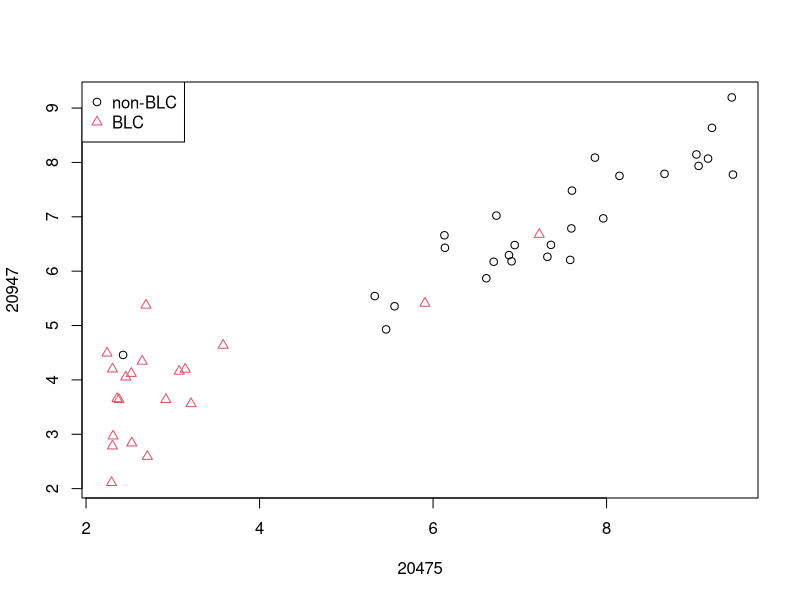
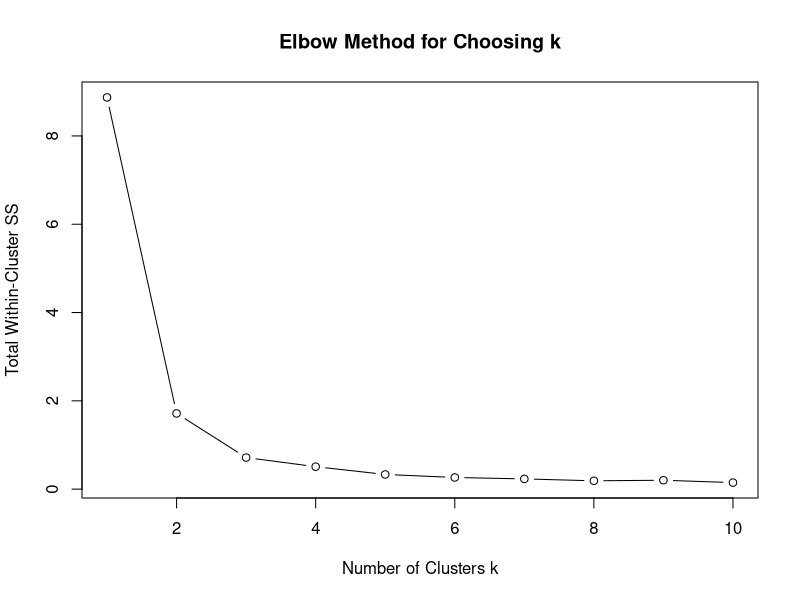
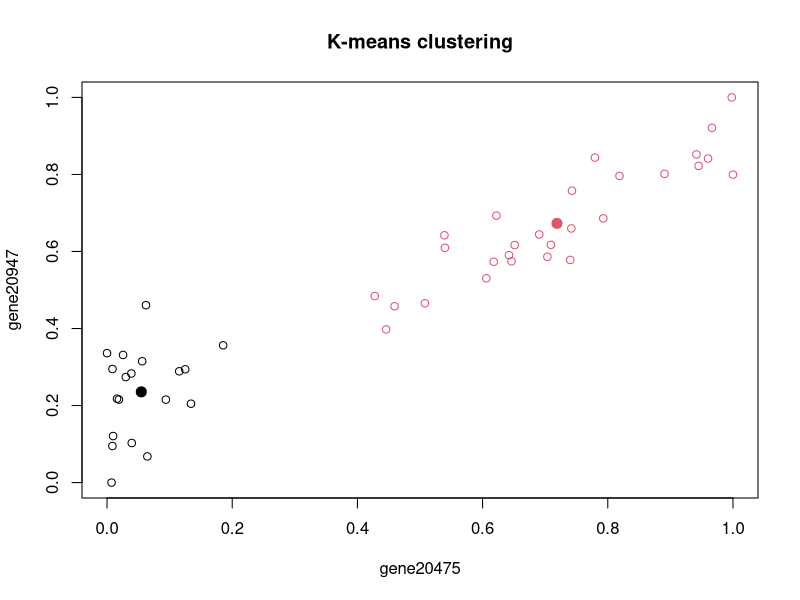
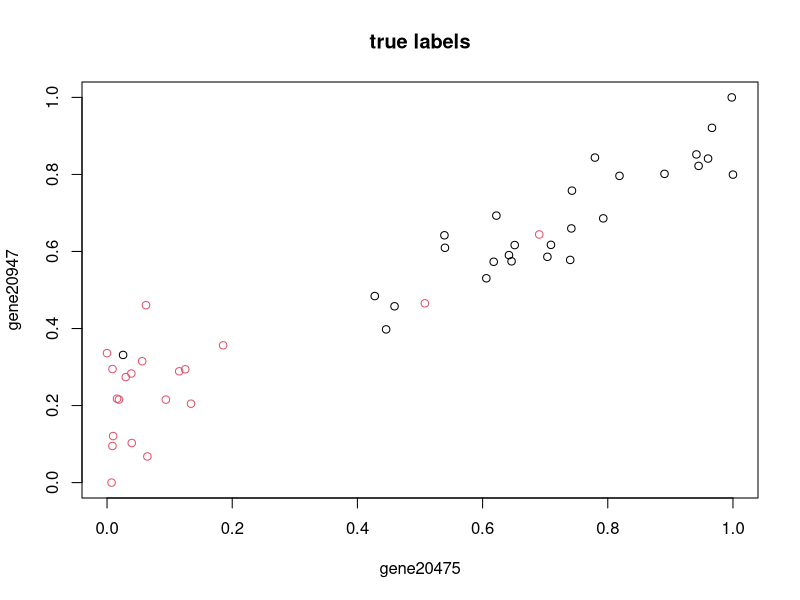
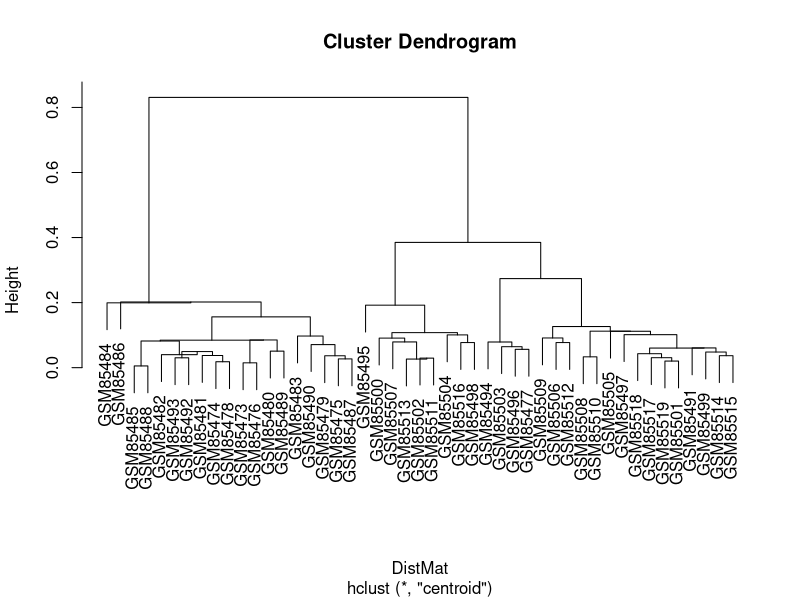
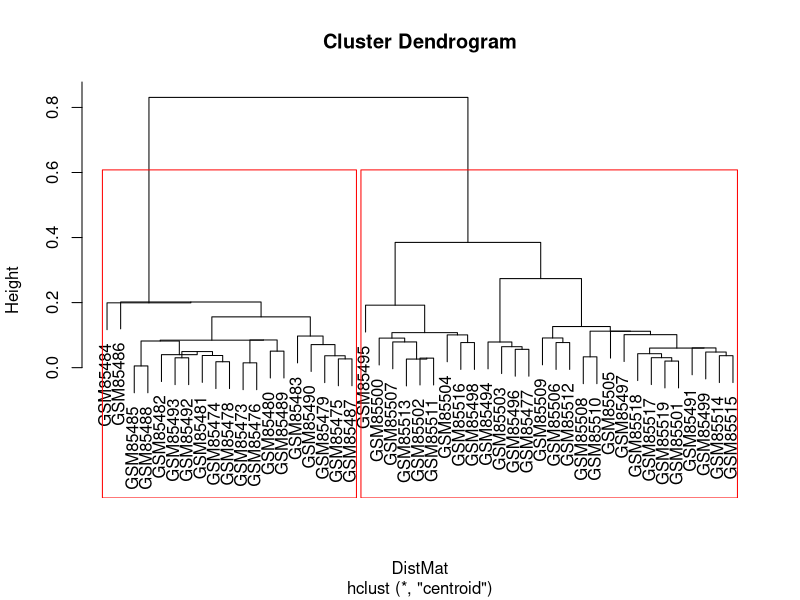
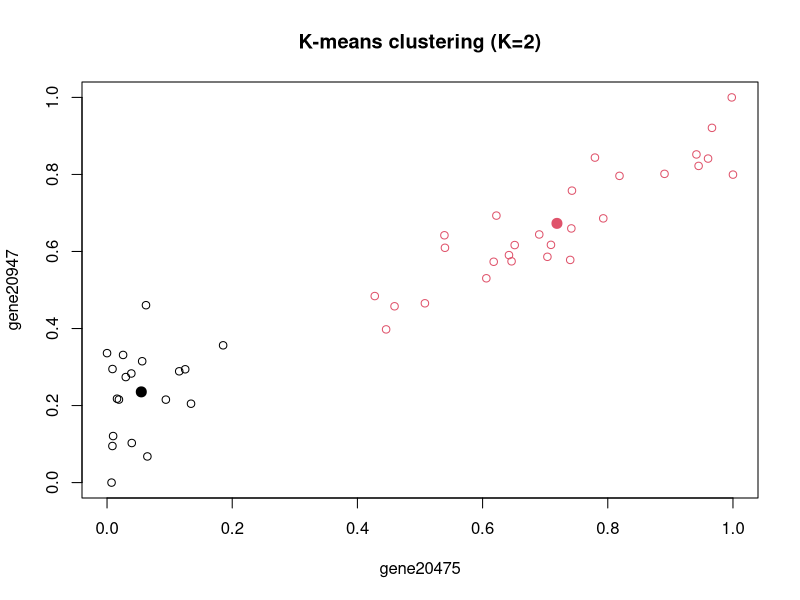
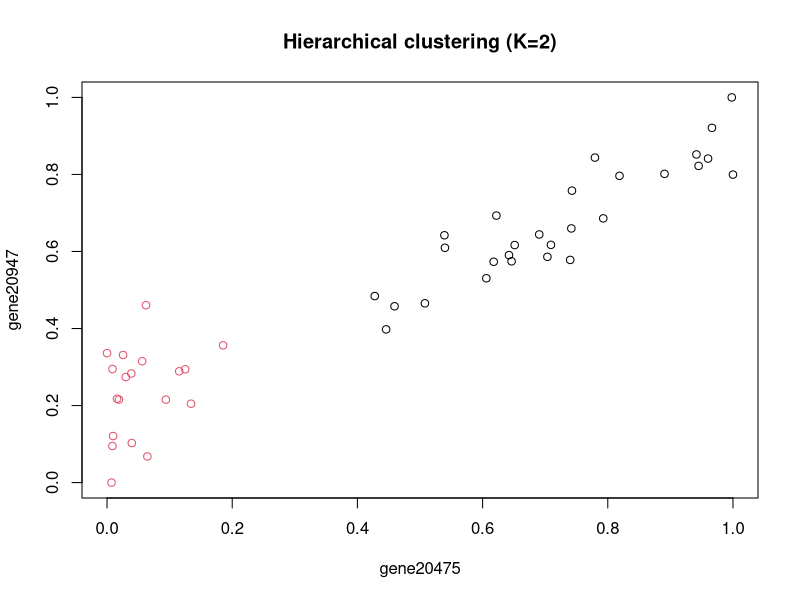

Generate these figures, in order, with R:
#############################################################################
#
# The following code is for clustering for two types of breast cancers using
# microarray data set. The "BLClabels" provides the patient information:
# 1 for the normal and non-BLC patients and 2 for BLC patients.
#
# Please email me at pszhong@uic.edu if you have any question
#
#################### Read Data into R from local file #######################

setwd("~/Desktop/stat385/lab13/")

chromoX<-read.table(file="ChromoXmicroarray.txt",header=TRUE)
BLClabels<-c(rep(1,27),rep(2,20))

############################################################################
#
# Q1. Perform t-test to select the most relevant genes for classification
#
############################################################################

ttests<-function(x,group)
{
  x<-as.numeric(x)
  pvalue<-t.test(x ~ group)$p.value;
  return(pvalue)
}
pvalues<-apply(chromoX[,c(3:49)],1,ttests,group=BLClabels)
smallpvals<-order(pvalues)[1:2]
features2<-chromoX[smallpvals,c(3:49)]

plot(t(features2),col=BLClabels,pch=BLClabels)
legend("topleft",c("non-BLC","BLC"),col=c(1,2),pch=c(1,2))

############################################################################
#
# Perform normalization on two feature variables
#
############################################################################


normalization<-function(x)
{
  norms<-(x-min(x))/(max(x)-min(x))
  return(norms)
}
microdata2<-apply(features2,1,normalization)
microdata2<-data.frame(gene20475=microdata2[,1],gene20947=microdata2[,2])



############################################################################
#
# Q2. Elbow method: find total within-cluster sum of squares for k = 1 to 10
#
############################################################################

kmeans.winss <- rep(0, 10)
kval <- 1:10

for (k in kval) {
  kmeans.cluster.k <- kmeans(microdata2, k)
  kmeans.winss[k] <- kmeans.cluster.k$tot.withinss
}

# Now plot it
plot(kval, kmeans.winss, type = "b", xlab = "Number of Clusters k", ylab = "Total Within-Cluster SS",
     main = "Elbow Method for Choosing k")

# The elbow point is at 2 clusters. We should use k = 2


############################################################################
#
# Q3. K-means clustering with k=2
#
############################################################################


kmeans.cluster2<-kmeans(microdata2,2)
plot(microdata2, col=kmeans.cluster2$cluster, main="K-means clustering")
points(kmeans.cluster2$centers,cex=2,pch=20, col=c(1:2))
plot(microdata2, col=BLClabels, main="true labels")


############################################################################
#
# Hierarchical clustering using manhattan distance and centroid-linkage merging
#
############################################################################


par(mfrow=c(1,1))

DistMat<-dist(microdata2,method="manhattan")

hclustCen<-hclust(DistMat,method="centroid")

plot(hclustCen)

cuttree2<-cutree(hclustCen,k=2)
plot(hclustCen)
rect.hclust(hclustCen,k=2,border="red")



############################################################################
#
# Hierarchical clustering versus K-means clustering
#
############################################################################


plot(microdata2, col=kmeans.cluster2$cluster, main="K-means clustering (K=2)")
points(kmeans.cluster2$centers,cex=2,pch=20, col=c(1:2))
plot(microdata2, col=cuttree2, main="Hierarchical clustering (K=2)")




